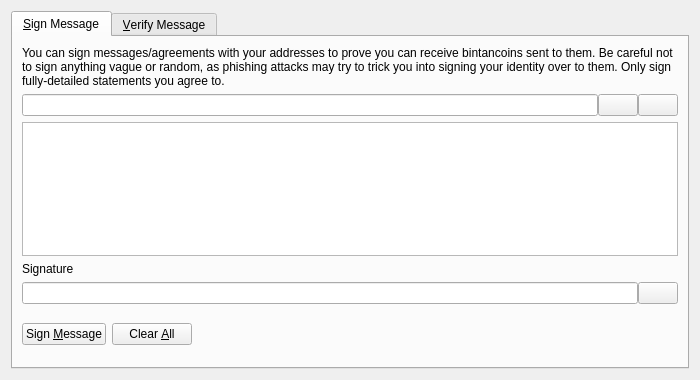
<?xml version="1.0" encoding="UTF-8"?>
<ui version="4.0">
 <class>SignVerifyMessageDialog</class>
 <widget class="QDialog" name="SignVerifyMessageDialog">
  <property name="geometry">
   <rect>
    <x>0</x>
    <y>0</y>
    <width>700</width>
    <height>380</height>
   </rect>
  </property>
  <property name="windowTitle">
   <string>Signatures - Sign / Verify a Message</string>
  </property>
  <property name="modal">
   <bool>true</bool>
  </property>
  <layout class="QVBoxLayout" name="verticalLayout">
   <item>
    <widget class="QTabWidget" name="tabWidget">
     <property name="currentIndex">
      <number>0</number>
     </property>
     <widget class="QWidget" name="tabSignMessage">
      <attribute name="title">
       <string>&amp;Sign Message</string>
      </attribute>
      <layout class="QVBoxLayout" name="verticalLayout_SM">
       <item>
        <widget class="QLabel" name="infoLabel_SM">
         <property name="text">
          <string>You can sign messages/agreements with your addresses to prove you can receive bintancoins sent to them. Be careful not to sign anything vague or random, as phishing attacks may try to trick you into signing your identity over to them. Only sign fully-detailed statements you agree to.</string>
         </property>
         <property name="textFormat">
          <enum>Qt::PlainText</enum>
         </property>
         <property name="wordWrap">
          <bool>true</bool>
         </property>
        </widget>
       </item>
       <item>
        <layout class="QHBoxLayout" name="horizontalLayout_1_SM">
         <property name="spacing">
          <number>0</number>
         </property>
         <item>
          <widget class="QValidatedLineEdit" name="addressIn_SM">
           <property name="toolTip">
            <string>The Bintancoin address to sign the message with</string>
           </property>
          </widget>
         </item>
         <item>
          <widget class="QPushButton" name="addressBookButton_SM">
           <property name="toolTip">
            <string>Choose previously used address</string>
           </property>
           <property name="text">
            <string/>
           </property>
           <property name="icon">
            <iconset resource="../bitcoin.qrc">
             <normaloff>:/icons/address-book</normaloff>:/icons/address-book</iconset>
           </property>
           <property name="shortcut">
            <string>Alt+A</string>
           </property>
           <property name="autoDefault">
            <bool>false</bool>
           </property>
          </widget>
         </item>
         <item>
          <widget class="QPushButton" name="pasteButton_SM">
           <property name="toolTip">
            <string>Paste address from clipboard</string>
           </property>
           <property name="text">
            <string/>
           </property>
           <property name="icon">
            <iconset resource="../bitcoin.qrc">
             <normaloff>:/icons/editpaste</normaloff>:/icons/editpaste</iconset>
           </property>
           <property name="shortcut">
            <string>Alt+P</string>
           </property>
           <property name="autoDefault">
            <bool>false</bool>
           </property>
          </widget>
         </item>
        </layout>
       </item>
       <item>
        <widget class="QPlainTextEdit" name="messageIn_SM">
         <property name="toolTip">
          <string>Enter the message you want to sign here</string>
         </property>
        </widget>
       </item>
       <item>
        <widget class="QLabel" name="signatureLabel_SM">
         <property name="text">
          <string>Signature</string>
         </property>
         <property name="textFormat">
          <enum>Qt::PlainText</enum>
         </property>
        </widget>
       </item>
       <item>
        <layout class="QHBoxLayout" name="horizontalLayout_2_SM">
         <property name="spacing">
          <number>0</number>
         </property>
         <item>
          <widget class="QLineEdit" name="signatureOut_SM">
           <property name="font">
            <font>
             <italic>true</italic>
            </font>
           </property>
           <property name="readOnly">
            <bool>true</bool>
           </property>
          </widget>
         </item>
         <item>
          <widget class="QPushButton" name="copySignatureButton_SM">
           <property name="toolTip">
            <string>Copy the current signature to the system clipboard</string>
           </property>
           <property name="text">
            <string/>
           </property>
           <property name="icon">
            <iconset resource="../bitcoin.qrc">
             <normaloff>:/icons/editcopy</normaloff>:/icons/editcopy</iconset>
           </property>
           <property name="autoDefault">
            <bool>false</bool>
           </property>
          </widget>
         </item>
        </layout>
       </item>
       <item>
        <layout class="QHBoxLayout" name="horizontalLayout_3_SM">
         <item>
          <widget class="QPushButton" name="signMessageButton_SM">
           <property name="toolTip">
            <string>Sign the message to prove you own this Bintancoin address</string>
           </property>
           <property name="text">
            <string>Sign &amp;Message</string>
           </property>
           <property name="icon">
            <iconset resource="../bitcoin.qrc">
             <normaloff>:/icons/edit</normaloff>:/icons/edit</iconset>
           </property>
           <property name="autoDefault">
            <bool>false</bool>
           </property>
          </widget>
         </item>
         <item>
          <widget class="QPushButton" name="clearButton_SM">
           <property name="toolTip">
            <string>Reset all sign message fields</string>
           </property>
           <property name="text">
            <string>Clear &amp;All</string>
           </property>
           <property name="icon">
            <iconset resource="../bitcoin.qrc">
             <normaloff>:/icons/remove</normaloff>:/icons/remove</iconset>
           </property>
           <property name="autoDefault">
            <bool>false</bool>
           </property>
          </widget>
         </item>
         <item>
          <spacer name="horizontalSpacer_1_SM">
           <property name="orientation">
            <enum>Qt::Horizontal</enum>
           </property>
           <property name="sizeHint" stdset="0">
            <size>
             <width>40</width>
             <height>48</height>
            </size>
           </property>
          </spacer>
         </item>
         <item>
          <widget class="QLabel" name="statusLabel_SM">
           <property name="font">
            <font>
             <weight>75</weight>
             <bold>true</bold>
            </font>
           </property>
           <property name="text">
            <string/>
           </property>
           <property name="wordWrap">
            <bool>true</bool>
           </property>
          </widget>
         </item>
         <item>
          <spacer name="horizontalSpacer_2_SM">
           <property name="orientation">
            <enum>Qt::Horizontal</enum>
           </property>
           <property name="sizeHint" stdset="0">
            <size>
             <width>40</width>
             <height>48</height>
            </size>
           </property>
          </spacer>
         </item>
        </layout>
       </item>
      </layout>
     </widget>
     <widget class="QWidget" name="tabVerifyMessage">
      <attribute name="title">
       <string>&amp;Verify Message</string>
      </attribute>
      <layout class="QVBoxLayout" name="verticalLayout_VM">
       <item>
        <widget class="QLabel" name="infoLabel_VM">
         <property name="text">
          <string>Enter the receiver's address, message (ensure you copy line breaks, spaces, tabs, etc. exactly) and signature below to verify the message. Be careful not to read more into the signature than what is in the signed message itself, to avoid being tricked by a man-in-the-middle attack. Note that this only proves the signing party receives with the address, it cannot prove sendership of any transaction!</string>
         </property>
         <property name="textFormat">
          <enum>Qt::PlainText</enum>
         </property>
         <property name="alignment">
          <set>Qt::AlignLeading|Qt::AlignLeft|Qt::AlignTop</set>
         </property>
         <property name="wordWrap">
          <bool>true</bool>
         </property>
        </widget>
       </item>
       <item>
        <layout class="QHBoxLayout" name="horizontalLayout_1_VM">
         <property name="spacing">
          <number>0</number>
         </property>
         <item>
          <widget class="QValidatedLineEdit" name="addressIn_VM">
           <property name="toolTip">
            <string>The Bintancoin address the message was signed with</string>
           </property>
          </widget>
         </item>
         <item>
          <widget class="QPushButton" name="addressBookButton_VM">
           <property name="toolTip">
            <string>Choose previously used address</string>
           </property>
           <property name="text">
            <string/>
           </property>
           <property name="icon">
            <iconset resource="../bitcoin.qrc">
             <normaloff>:/icons/address-book</normaloff>:/icons/address-book</iconset>
           </property>
           <property name="shortcut">
            <string>Alt+A</string>
           </property>
           <property name="autoDefault">
            <bool>false</bool>
           </property>
          </widget>
         </item>
        </layout>
       </item>
       <item>
        <widget class="QPlainTextEdit" name="messageIn_VM"/>
       </item>
       <item>
        <widget class="QValidatedLineEdit" name="signatureIn_VM"/>
       </item>
       <item>
        <layout class="QHBoxLayout" name="horizontalLayout_2_VM">
         <item>
          <widget class="QPushButton" name="verifyMessageButton_VM">
           <property name="toolTip">
            <string>Verify the message to ensure it was signed with the specified Bintancoin address</string>
           </property>
           <property name="text">
            <string>Verify &amp;Message</string>
           </property>
           <property name="icon">
            <iconset resource="../bitcoin.qrc">
             <normaloff>:/icons/transaction_0</normaloff>:/icons/transaction_0</iconset>
           </property>
           <property name="autoDefault">
            <bool>false</bool>
           </property>
          </widget>
         </item>
         <item>
          <widget class="QPushButton" name="clearButton_VM">
           <property name="toolTip">
            <string>Reset all verify message fields</string>
           </property>
           <property name="text">
            <string>Clear &amp;All</string>
           </property>
           <property name="icon">
            <iconset resource="../bitcoin.qrc">
             <normaloff>:/icons/remove</normaloff>:/icons/remove</iconset>
           </property>
           <property name="autoDefault">
            <bool>false</bool>
           </property>
          </widget>
         </item>
         <item>
          <spacer name="horizontalSpacer_1_VM">
           <property name="orientation">
            <enum>Qt::Horizontal</enum>
           </property>
           <property name="sizeHint" stdset="0">
            <size>
             <width>40</width>
             <height>48</height>
            </size>
           </property>
          </spacer>
         </item>
         <item>
          <widget class="QLabel" name="statusLabel_VM">
           <property name="font">
            <font>
             <weight>75</weight>
             <bold>true</bold>
            </font>
           </property>
           <property name="text">
            <string/>
           </property>
           <property name="wordWrap">
            <bool>true</bool>
           </property>
          </widget>
         </item>
         <item>
          <spacer name="horizontalSpacer_2_VM">
           <property name="orientation">
            <enum>Qt::Horizontal</enum>
           </property>
           <property name="sizeHint" stdset="0">
            <size>
             <width>40</width>
             <height>48</height>
            </size>
           </property>
          </spacer>
         </item>
        </layout>
       </item>
      </layout>
     </widget>
    </widget>
   </item>
  </layout>
 </widget>
 <customwidgets>
  <customwidget>
   <class>QValidatedLineEdit</class>
   <extends>QLineEdit</extends>
   <header>qt/qvalidatedlineedit.h</header>
  </customwidget>
 </customwidgets>
 <resources>
  <include location="../bitcoin.qrc"/>
 </resources>
 <connections/>
</ui>
